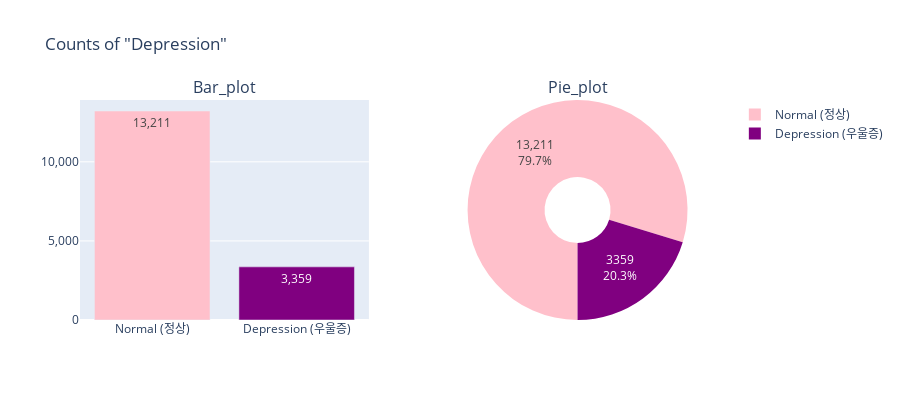

Notebook source saved alongside this figure:
### Code cell
plot_depr = plsp(rows=1, cols=2,
                 subplot_titles=('Bar_plot','Pie_plot'),
                 specs=[[{'type':'xy'}, {'type':'domain'}]])
plot_depr.add_trace(
    go.Bar(x=count_depr.depression,
           y=count_depr.id,
           marker_color=['pink', 'purple'],
           texttemplate="%{y:,}",
           showlegend=False
           ),
    row=1, col=1
)
plot_depr.add_trace(
    go.Pie(values=count_depr.id,
           labels=count_depr.depression,
           hole=0.3,
           showlegend=True,
           marker_colors=['pink', 'purple'],
           hoverinfo="label+value+percent",
           textinfo='value+percent',
           rotation=180
           ),
    row=1, col=2
)
plot_depr.update_layout(title_text='Counts of "Depression"',
                        width=900,
                        height=400)
plot_depr.update_yaxes(tickformat=',')
plot_depr.show()

### Figure 1 — Plotly figure (JSON) as saved in the notebook; plotly's stock layout.template omitted (floating-point values rounded to 4 significant figures)
{"data": [{"marker": {"color": ["pink", "purple"]}, "showlegend": false, "texttemplate": "%{y:,}", "type": "bar", "x": ["Normal (정상)", "Depression (우울증)"], "xaxis": "x", "y": [13211, 3359], "yaxis": "y"}, {"domain": {"x": [0.55, 1], "y": [0, 1]}, "hole": 0.3, "hoverinfo": "label+value+percent", "labels": ["Normal (정상)", "Depression (우울증)"], "marker": {"colors": ["pink", "purple"]}, "rotation": -180, "showlegend": true, "textinfo": "value+percent", "type": "pie", "values": [13211, 3359]}], "layout": {"annotations": [{"font": {"size": 16}, "showarrow": false, "text": "Bar_plot", "x": 0.225, "xanchor": "center", "xref": "paper", "y": 1, "yanchor": "bottom", "yref": "paper"}, {"font": {"size": 16}, "showarrow": false, "text": "Pie_plot", "x": 0.775, "xanchor": "center", "xref": "paper", "y": 1, "yanchor": "bottom", "yref": "paper"}], "height": 400, "title": {"text": "Counts of \"Depression\""}, "width": 900, "xaxis": {"anchor": "y", "domain": [0, 0.45]}, "yaxis": {"anchor": "x", "domain": [0, 1], "tickformat": ","}}}
